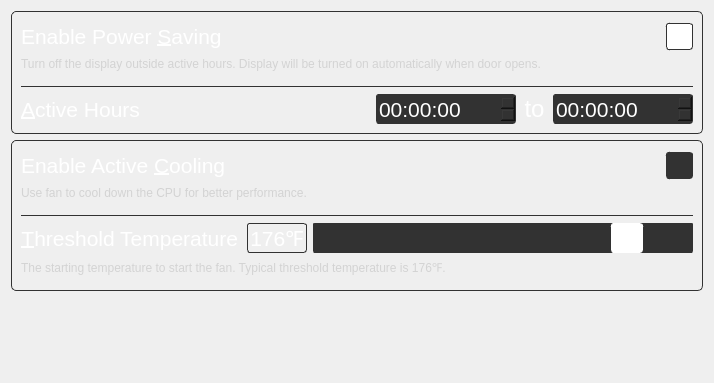
              <widget class="QWidget" name="scrollAreaWidgetContents_6">
               <property name="geometry">
                <rect>
                 <x>0</x>
                 <y>0</y>
                 <width>714</width>
                 <height>383</height>
                </rect>
               </property>
               <layout class="QVBoxLayout" name="verticalLayout_22" stretch="0,0,0">
                <item>
                 <widget class="QFrame" name="frame_10">
                  <property name="styleSheet">
                   <string notr="true">QWidget#frame_10{border-radius: 5px;border-color:rgb(50,50,50);border-width: 1px;border-style: solid;}</string>
                  </property>
                  <property name="frameShape">
                   <enum>QFrame::StyledPanel</enum>
                  </property>
                  <property name="frameShadow">
                   <enum>QFrame::Raised</enum>
                  </property>
                  <layout class="QVBoxLayout" name="verticalLayout_13">
                   <item>
                    <layout class="QHBoxLayout" name="horizontalLayout_34">
                     <item>
                      <widget class="QLabel" name="enablePowerSavingLabel">
                       <property name="font">
                        <font>
                         <pointsize>16</pointsize>
                        </font>
                       </property>
                       <property name="styleSheet">
                        <string notr="true">color:white</string>
                       </property>
                       <property name="text">
                        <string>Enable Power &amp;Saving</string>
                       </property>
                       <property name="alignment">
                        <set>Qt::AlignLeading|Qt::AlignLeft|Qt::AlignVCenter</set>
                       </property>
                       <property name="buddy">
                        <cstring>enablePowerSavingCheckBox</cstring>
                       </property>
                      </widget>
                     </item>
                     <item>
                      <spacer name="horizontalSpacer_35">
                       <property name="orientation">
                        <enum>Qt::Horizontal</enum>
                       </property>
                       <property name="sizeHint" stdset="0">
                        <size>
                         <width>40</width>
                         <height>20</height>
                        </size>
                       </property>
                      </spacer>
                     </item>
                     <item>
                      <widget class="QCheckBox" name="enablePowerSavingCheckBox">
                       <property name="minimumSize">
                        <size>
                         <width>0</width>
                         <height>30</height>
                        </size>
                       </property>
                       <property name="font">
                        <font>
                         <pointsize>16</pointsize>
                        </font>
                       </property>
                       <property name="layoutDirection">
                        <enum>Qt::RightToLeft</enum>
                       </property>
                       <property name="styleSheet">
                        <string notr="true">QCheckBox::indicator{
border-color:rgb(50,50,50);border-width: 1px; border-radius:3px;border-style: solid;height:25;width:25}
QCheckBox::indicator:unchecked{
background-color : rgb(50,50,50);}
QCheckBox::indicator:checked{
background-color : white;}
QCheckBox{
color:white;
}
</string>
                       </property>
                       <property name="text">
                        <string/>
                       </property>
                       <property name="checked">
                        <bool>true</bool>
                       </property>
                      </widget>
                     </item>
                    </layout>
                   </item>
                   <item>
                    <widget class="QLabel" name="label_16">
                     <property name="minimumSize">
                      <size>
                       <width>0</width>
                       <height>22</height>
                      </size>
                     </property>
                     <property name="maximumSize">
                      <size>
                       <width>16777215</width>
                       <height>22</height>
                      </size>
                     </property>
                     <property name="styleSheet">
                      <string notr="true">color:lightgrey</string>
                     </property>
                     <property name="text">
                      <string>Turn off the display outside active hours. Display will be turned on automatically when door opens.</string>
                     </property>
                     <property name="alignment">
                      <set>Qt::AlignLeading|Qt::AlignLeft|Qt::AlignTop</set>
                     </property>
                    </widget>
                   </item>
                   <item>
                    <widget class="Line" name="line_5">
                     <property name="styleSheet">
                      <string notr="true">color:rgb(50,50,50)</string>
                     </property>
                     <property name="frameShadow">
                      <enum>QFrame::Plain</enum>
                     </property>
                     <property name="lineWidth">
                      <number>1</number>
                     </property>
                     <property name="orientation">
                      <enum>Qt::Horizontal</enum>
                     </property>
                    </widget>
                   </item>
                   <item>
                    <layout class="QHBoxLayout" name="horizontalLayout_23">
                     <item>
                      <widget class="QLabel" name="activeHoursLabel">
                       <property name="font">
                        <font>
                         <pointsize>16</pointsize>
                        </font>
                       </property>
                       <property name="styleSheet">
                        <string notr="true">color:white</string>
                       </property>
                       <property name="text">
                        <string>&amp;Active Hours</string>
                       </property>
                       <property name="alignment">
                        <set>Qt::AlignLeading|Qt::AlignLeft|Qt::AlignVCenter</set>
                       </property>
                       <property name="buddy">
                        <cstring>startTimeEdit</cstring>
                       </property>
                      </widget>
                     </item>
                     <item>
                      <spacer name="horizontalSpacer_34">
                       <property name="orientation">
                        <enum>Qt::Horizontal</enum>
                       </property>
                       <property name="sizeHint" stdset="0">
                        <size>
                         <width>40</width>
                         <height>20</height>
                        </size>
                       </property>
                      </spacer>
                     </item>
                     <item>
                      <widget class="QTimeEdit" name="startTimeEdit">
                       <property name="minimumSize">
                        <size>
                         <width>140</width>
                         <height>30</height>
                        </size>
                       </property>
                       <property name="font">
                        <font>
                         <pointsize>16</pointsize>
                        </font>
                       </property>
                       <property name="styleSheet">
                        <string notr="true">color: white; background-color: rgb(50,50,50); border-radius:3px;border-color: rgb(50,50,50);border-width: 1px;border-style: solid;
</string>
                       </property>
                       <property name="calendarPopup">
                        <bool>true</bool>
                       </property>
                      </widget>
                     </item>
                     <item>
                      <widget class="QLabel" name="activeHoursColon">
                       <property name="minimumSize">
                        <size>
                         <width>25</width>
                         <height>0</height>
                        </size>
                       </property>
                       <property name="maximumSize">
                        <size>
                         <width>16</width>
                         <height>16777215</height>
                        </size>
                       </property>
                       <property name="font">
                        <font>
                         <pointsize>18</pointsize>
                        </font>
                       </property>
                       <property name="styleSheet">
                        <string notr="true">color:white</string>
                       </property>
                       <property name="text">
                        <string>to</string>
                       </property>
                       <property name="alignment">
                        <set>Qt::AlignCenter</set>
                       </property>
                      </widget>
                     </item>
                     <item>
                      <widget class="QTimeEdit" name="endTimeEdit">
                       <property name="minimumSize">
                        <size>
                         <width>140</width>
                         <height>30</height>
                        </size>
                       </property>
                       <property name="font">
                        <font>
                         <pointsize>16</pointsize>
                        </font>
                       </property>
                       <property name="styleSheet">
                        <string notr="true">color: white; background-color: rgb(50,50,50); border-radius:3px;border-color: rgb(50,50,50);border-width: 1px;border-style: solid;
</string>
                       </property>
                       <property name="calendarPopup">
                        <bool>true</bool>
                       </property>
                      </widget>
                     </item>
                    </layout>
                   </item>
                  </layout>
                 </widget>
                </item>
                <item>
                 <widget class="QFrame" name="frame_11">
                  <property name="styleSheet">
                   <string notr="true">QWidget#frame_11{border-radius: 5px;border-color:rgb(50,50,50);border-width: 1px;border-style: solid;}</string>
                  </property>
                  <property name="frameShape">
                   <enum>QFrame::StyledPanel</enum>
                  </property>
                  <property name="frameShadow">
                   <enum>QFrame::Raised</enum>
                  </property>
                  <layout class="QVBoxLayout" name="verticalLayout_15">
                   <item>
                    <layout class="QHBoxLayout" name="horizontalLayout_24">
                     <item>
                      <widget class="QLabel" name="active_cooling_label">
                       <property name="font">
                        <font>
                         <pointsize>16</pointsize>
                        </font>
                       </property>
                       <property name="styleSheet">
                        <string notr="true">color:white</string>
                       </property>
                       <property name="text">
                        <string>Enable Active &amp;Cooling</string>
                       </property>
                       <property name="alignment">
                        <set>Qt::AlignLeading|Qt::AlignLeft|Qt::AlignVCenter</set>
                       </property>
                       <property name="buddy">
                        <cstring>enableActiveCoolingCheckBox</cstring>
                       </property>
                      </widget>
                     </item>
                     <item>
                      <spacer name="horizontalSpacer_36">
                       <property name="orientation">
                        <enum>Qt::Horizontal</enum>
                       </property>
                       <property name="sizeHint" stdset="0">
                        <size>
                         <width>40</width>
                         <height>20</height>
                        </size>
                       </property>
                      </spacer>
                     </item>
                     <item>
                      <widget class="QCheckBox" name="enableActiveCoolingCheckBox">
                       <property name="minimumSize">
                        <size>
                         <width>0</width>
                         <height>30</height>
                        </size>
                       </property>
                       <property name="font">
                        <font>
                         <pointsize>16</pointsize>
                        </font>
                       </property>
                       <property name="layoutDirection">
                        <enum>Qt::RightToLeft</enum>
                       </property>
                       <property name="styleSheet">
                        <string notr="true">QCheckBox::indicator{
border-color:rgb(50,50,50);border-width: 1px; border-radius:3px;border-style: solid;height:25;width:25}
QCheckBox::indicator:unchecked{
background-color : rgb(50,50,50);}
QCheckBox::indicator:checked{
background-color : white;}
QCheckBox{
color:white;
}
</string>
                       </property>
                       <property name="text">
                        <string/>
                       </property>
                       <property name="checked">
                        <bool>false</bool>
                       </property>
                      </widget>
                     </item>
                    </layout>
                   </item>
                   <item>
                    <widget class="QLabel" name="active_cooling_info">
                     <property name="minimumSize">
                      <size>
                       <width>0</width>
                       <height>22</height>
                      </size>
                     </property>
                     <property name="maximumSize">
                      <size>
                       <width>16777215</width>
                       <height>22</height>
                      </size>
                     </property>
                     <property name="styleSheet">
                      <string notr="true">color:lightgrey</string>
                     </property>
                     <property name="text">
                      <string>Use fan to cool down the CPU for better performance.</string>
                     </property>
                     <property name="alignment">
                      <set>Qt::AlignLeading|Qt::AlignLeft|Qt::AlignTop</set>
                     </property>
                    </widget>
                   </item>
                   <item>
                    <widget class="Line" name="line_10">
                     <property name="styleSheet">
                      <string notr="true">color:rgb(50,50,50)</string>
                     </property>
                     <property name="frameShadow">
                      <enum>QFrame::Plain</enum>
                     </property>
                     <property name="orientation">
                      <enum>Qt::Horizontal</enum>
                     </property>
                    </widget>
                   </item>
                   <item>
                    <layout class="QHBoxLayout" name="horizontalLayout_45">
                     <item>
                      <widget class="QLabel" name="fan_temperature_label">
                       <property name="font">
                        <font>
                         <pointsize>16</pointsize>
                        </font>
                       </property>
                       <property name="styleSheet">
                        <string notr="true">color:white</string>
                       </property>
                       <property name="text">
                        <string>&amp;Threshold Temperature</string>
                       </property>
                       <property name="alignment">
                        <set>Qt::AlignRight|Qt::AlignTrailing|Qt::AlignVCenter</set>
                       </property>
                       <property name="buddy">
                        <cstring>fan_temperature_slider</cstring>
                       </property>
                      </widget>
                     </item>
                     <item>
                      <spacer name="horizontalSpacer_28">
                       <property name="orientation">
                        <enum>Qt::Horizontal</enum>
                       </property>
                       <property name="sizeHint" stdset="0">
                        <size>
                         <width>40</width>
                         <height>20</height>
                        </size>
                       </property>
                      </spacer>
                     </item>
                     <item>
                      <widget class="QLabel" name="current_fan_temperature">
                       <property name="minimumSize">
                        <size>
                         <width>60</width>
                         <height>30</height>
                        </size>
                       </property>
                       <property name="font">
                        <font>
                         <pointsize>16</pointsize>
                        </font>
                       </property>
                       <property name="styleSheet">
                        <string notr="true">color: white; border-radius:3px;border-color: rgb(50,50,50);border-width: 1px;border-style: solid;</string>
                       </property>
                       <property name="text">
                        <string>176℉</string>
                       </property>
                       <property name="alignment">
                        <set>Qt::AlignCenter</set>
                       </property>
                      </widget>
                     </item>
                     <item>
                      <widget class="QSlider" name="fan_temperature_slider">
                       <property name="minimumSize">
                        <size>
                         <width>380</width>
                         <height>30</height>
                        </size>
                       </property>
                       <property name="maximumSize">
                        <size>
                         <width>16777215</width>
                         <height>30</height>
                        </size>
                       </property>
                       <property name="font">
                        <font>
                         <pointsize>16</pointsize>
                        </font>
                       </property>
                       <property name="styleSheet">
                        <string notr="true">QSlider::groove:horizontal {
    border: 1px solid rgb(50,50,50);
    border-radius: 3px;
    height: 30px; /* the groove expands to the size of the slider by default. by giving it a height, it has a fixed size */
    background: rgb(50,50,50);
    margin: 2px 0;
}

QSlider::handle:horizontal {
    background-color:white;
    border: 1px solid white;
    width: 30px;
    border-radius: 3px;
}</string>
                       </property>
                       <property name="minimum">
                        <number>122</number>
                       </property>
                       <property name="maximum">
                        <number>185</number>
                       </property>
                       <property name="value">
                        <number>176</number>
                       </property>
                       <property name="sliderPosition">
                        <number>176</number>
                       </property>
                       <property name="orientation">
                        <enum>Qt::Horizontal</enum>
                       </property>
                      </widget>
                     </item>
                    </layout>
                   </item>
                   <item>
                    <widget class="QLabel" name="fan_temperature_info">
                     <property name="minimumSize">
                      <size>
                       <width>0</width>
                       <height>22</height>
                      </size>
                     </property>
                     <property name="maximumSize">
                      <size>
                       <width>16777215</width>
                       <height>22</height>
                      </size>
                     </property>
                     <property name="styleSheet">
                      <string notr="true">color:lightgrey</string>
                     </property>
                     <property name="text">
                      <string>The starting temperature to start the fan. Typical threshold temperature is 176℉.</string>
                     </property>
                     <property name="alignment">
                      <set>Qt::AlignLeading|Qt::AlignLeft|Qt::AlignTop</set>
                     </property>
                    </widget>
                   </item>
                  </layout>
                 </widget>
                </item>
                <item>
                 <spacer name="verticalSpacer_4">
                  <property name="orientation">
                   <enum>Qt::Vertical</enum>
                  </property>
                  <property name="sizeHint" stdset="0">
                   <size>
                    <width>20</width>
                    <height>40</height>
                   </size>
                  </property>
                 </spacer>
                </item>
               </layout>
              </widget>
